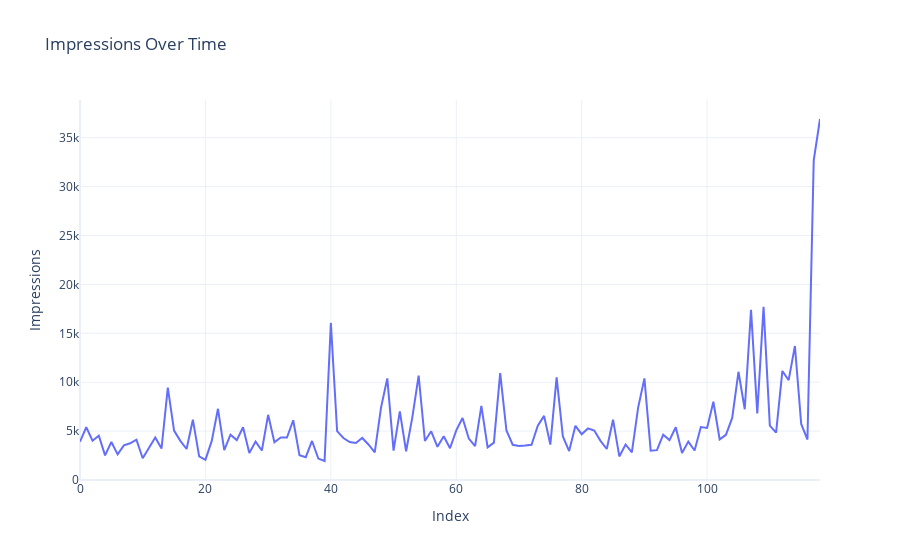

Write notebook code for a chart like this one.
### Code cell
# Creating a line plot for impressions over time using index
fig = px.line(df, y='Impressions', title='Impressions Over Time')
fig.update_xaxes(title='Index')
fig.update_yaxes(title='Impressions')
fig.show()

### Figure 1 — Plotly figure (JSON) as saved in the notebook; plotly's stock layout.template omitted (floating-point values rounded to 4 significant figures)
{"data": [{"hovertemplate": "index=%{x}<br>Impressions=%{y}<extra></extra>", "legendgroup": "", "line": {"color": "#636efa", "dash": "solid"}, "marker": {"symbol": "circle"}, "mode": "lines", "name": "", "orientation": "v", "showlegend": false, "type": "scatter", "x": [0, 1, 2, 3, 4, 5, 6, 7, 8, 9, 10, 11, 12, 13, 14, 15, 16, 17, 18, 19, 20, 21, 22, 23, 24, 25, 26, 27, 28, 29, 30, 31, 32, 33, 34, 35, 36, 37, 38, 39, 40, 41, 42, 43, 44, 45, 46, 47, 48, 49, 50, 51, 52, 53, 54, 55, 56, 57, 58, 59, 60, 61, 62, 63, 64, 65, 66, 67, 68, 69, 70, 71, 72, 73, 74, 75, 76, 77, 78, 79, 80, 81, 82, 83, 84, 85, 86, 87, 88, 89, 90, 91, 92, 93, 94, 95, 96, 97, 98, 99, 100, 101, 102, 103, 104, 105, 106, 107, 108, 109, 110, 111, 112, 113, 114, 115, 116, 117, 118], "xaxis": "x", "y": [3920, 5394, 4021, 4528, 2518, 3884, 2621, 3541, 3749, 4115, 2218, 3234, 4344, 3216, 9453, 5055, 4002, 3169, 6168, 2407, 2064, 3973, 7281, 3052, 4628, 4082, 5394, 2766, 3924, 3015, 6666, 3854, 4355, 4343, 6108, 2523, 2327, 3990, 2191, 1941, 16062, 4998, 4289, 3880, 3786, 4298, 3630, 2826, 7407, 10386, 2998, 7018, 2941, 6432, 10667, 3988, 4978, 3388, 4467, 3246, 5072, 6339, 4239, 3454, 7571, 3333, 3818, 10933, 5058, 3601, 3480, 3525, 3606, 5542, 6559, 3623, 10493, 4446, 2957, 5538, 4681, 5273, 5055, 4002, 3169, 6168, 2407, 3630, 2826, 7407, 10386, 2998, 3052, 4628, 4082, 5394, 2766, 3924, 3015, 5409, 5323, 8001, 4150, 4609, 6348, 11068, 7231, 17396, 6814, 17713, 5563, 4842, 11149, 10206, 13700, 5731, 4139, 32695, 36919], "yaxis": "y"}], "layout": {"legend": {"tracegroupgap": 0}, "title": {"text": "Impressions Over Time"}, "xaxis": {"anchor": "y", "domain": [0, 1], "title": {"text": "Index"}}, "yaxis": {"anchor": "x", "domain": [0, 1], "title": {"text": "Impressions"}}}}
